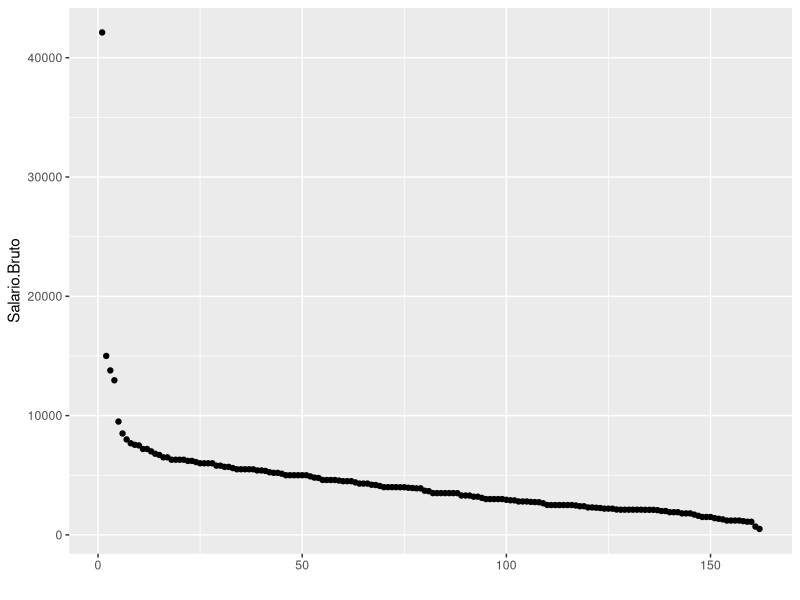

Write the R code that produced this figure. (Note: this script raises an error after producing the figure.)
## ---- chunk 1
library("ggplot2")
## ---- chunk 2
salariosTI <- read.csv("salarios-ti-refinado.csv")
head(salariosTI[,c(2,3,4,6,12)])
## ---- chunk 3
colnames(salariosTI)
## ---- chunk 4
qplot(data = salariosTI, y = Salario.Bruto) 
## ---- chunk 5
 cargos <- levels(salariosTI$Cargo)
 cargos_salario <- sapply(cargos,function(cargo){
      salario_cargo <- salariosTI[salariosTI$Cargo == cargo,]
      median(salario_cargo$Salario.Bruto)
  })
 cargos_salario <- as.data.frame(cargos_salario)
 cargos_salario <- cbind(Cargo = rownames(cargos_salario), cargos_salario)
 rownames(cargos_salario) <- NULL
 chart <- ggplot(cargos_salario, aes(Cargos,cargos_salario))
 ordenar <- reorder(cargos_salario$Cargo,-cargos_salario$cargos_salario)
 chart + geom_bar(stat = "identity",aes(ordenar))
## ---- chunk 6
profissional_sem_pos <- salariosTI[salariosTI$Pos.Graduacao.ou.Certificacao == FALSE,]
profissional_com_pos <- salariosTI[salariosTI$Pos.Graduacao.ou.Certificacao == TRUE,]

medianaSalarial_sem_pos <- median(profissional_sem_pos$Salario.Bruto)
medianaSalarial_com_pos <- median(profissional_com_pos$Salario.Bruto)


mediana_salarial <- c(medianaSalarial_sem_pos,medianaSalarial_com_pos)
    tipo_De_Profisional <- c("Sem Pós","Com Pós")
    data <- data.frame(tipo_De_Profisional,mediana_salarial)
    chart <- ggplot(data, aes(tipo_De_Profisional,mediana_salarial))
    chart + geom_bar(stat = "identity")
## ---- chunk 7
 print(medianaSalarial_com_pos-medianaSalarial_sem_pos)
## ---- chunk 8
      bacharel_profissional <- salariosTI[salariosTI$Formacao == "Bacharel em Ciência da Computação",]
      mediana_salarial <- median(bacharel_profissional$Salario.Bruto)
      print(mediana_salarial)
## ---- chunk 9
    privado <- salariosTI[salariosTI$Iniciativa.Privada.ou.Concursado == "Iniciativa Privada",]
    publico <- salariosTI[salariosTI$Iniciativa.Privada.ou.Concursado == "Concursado",]

    medianaSal_privado <- c(median(privado$Salario.Bruto))
    medianaSal_publico <- c(median(publico$Salario.Bruto))
    
    mediana_salarial <- c(medianaSal_publico,medianaSal_privado)
    tipo_De_Profisional <- c("Concursado","Privado")
    data <- data.frame(tipo_De_Profisional,mediana_salarial)
    chart <- ggplot(data, aes(tipo_De_Profisional,mediana_salarial))
    chart + geom_bar(stat = "identity")
## ---- chunk 10
    print(medianaSal_publico -  medianaSal_privado)
